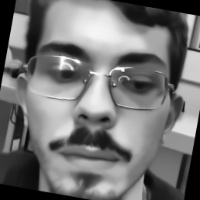
#> input picture Vanilla/usuarios/012/000_center.jpg, 200 x 200 px; its folder holds only this picture in this run
$ python 2_treinamento.py
#> lines starting #> are read from the running program, lines starting #| are printed output that depends on the picture
import cv2
import numpy as np
import os
from time import time

MIN_FACE_SIZE = (100, 100)
RESIZED_DIM = (200, 200)
TEST_SIZE = 0.2
RANDOM_STATE = 42

def treinamento():
    face_cascade = cv2.CascadeClassifier('Cascade/haarcascade_frontalface_default.xml')
    pasta_usuarios = 'usuarios/'
    faces_treinadas = []
    ids_usuarios = []

    for usuario in os.listdir(pasta_usuarios):
        usuario_path = f'{pasta_usuarios}/{usuario}'
        if os.path.isdir(usuario_path):
            id_usuario = int(usuario)
            for arquivo in os.listdir(usuario_path):
                caminho_imagem = f'{usuario_path}/{arquivo}'
                img = cv2.imread(caminho_imagem, cv2.IMREAD_GRAYSCALE)
#> img is the input picture: shape (200, 200); min 0, max 255, mean 114.9
                if img is None:
                    print(f"Erro ao carregar a imagem: {caminho_imagem}")
                    continue


                equalized_img = cv2.equalizeHist(img)
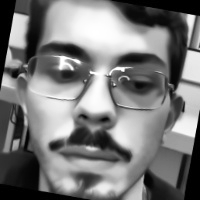
#> equalized_img: shape (200, 200); min 0, max 255, mean 120.8
                faces = face_cascade.detectMultiScale(equalized_img, scaleFactor=1.1, minNeighbors=5, minSize=(50, 50))
#> faces = [[5, 5, 189, 189]]

                if len(faces) == 0:
                    print(f"Nenhum rosto detectado na imagem: {arquivo}")
                    continue

                for (x, y, w, h) in faces:
                    face_roi = equalized_img[y:y + h, x:x + w]
                    face_roi_resized = cv2.resize(face_roi, (200, 200))
                    faces_treinadas.append(face_roi_resized)
                    ids_usuarios.append(id_usuario)
#> this loop made 1 pass
#> pass 1, in treinamento, `face_roi = equalized_img[y:y + h, x:x + w]`:
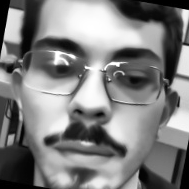
#> face_roi: shape (189, 189); min 0, max 255, mean 127.3
#> pass 1, in treinamento, `face_roi_resized = cv2.resize(face_roi, (200, 200))`:
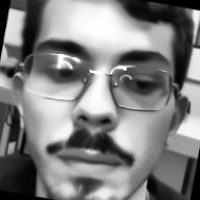
#> face_roi_resized: shape (200, 200); min 0, max 255, mean 127.1
#> after the loop, faces_treinadas = 1 item; ids_usuarios = [12]
#> pass 2 of the loop in treinamento, `for usuario in os.listdir(pasta_usuarios):`:
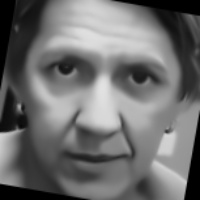
#> input picture Vanilla/usuarios/013/000_center.jpg, 200 x 200 px
#> in treinamento, img is the input picture: shape (200, 200); min 0, max 226, mean 109.8
#> in treinamento, `equalized_img = cv2.equalizeHist(img)`:
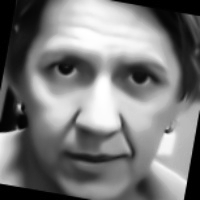
#> equalized_img: shape (200, 200); min 0, max 255, mean 121
#> faces = [[14, 11, 172, 172]]
#> the loop in treinamento, `for (x, y, w, h) in faces:` made 1 pass
#> pass 1, in treinamento, `face_roi = equalized_img[y:y + h, x:x + w]`:
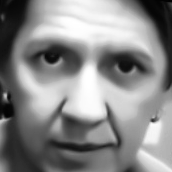
#> face_roi: shape (172, 172); min 0, max 255, mean 136.6
#> after the loop in treinamento, `for (x, y, w, h) in faces:`: faces_treinadas = 2 items; ids_usuarios = [12, 13]

    if len(faces_treinadas) == 0:
        print("Nenhuma face válida detectada. Treinamento cancelado.")
        return

    recognizer = cv2.face.LBPHFaceRecognizer_create()
    recognizer.train(np.array(faces_treinadas), np.array(ids_usuarios))
    recognizer.save('modelo_lbph.yml')
    np.save('ids_usuarios.npy', ids_usuarios)
    print("Treinamento concluído e modelo LBPH salvo.")

treinamento()
